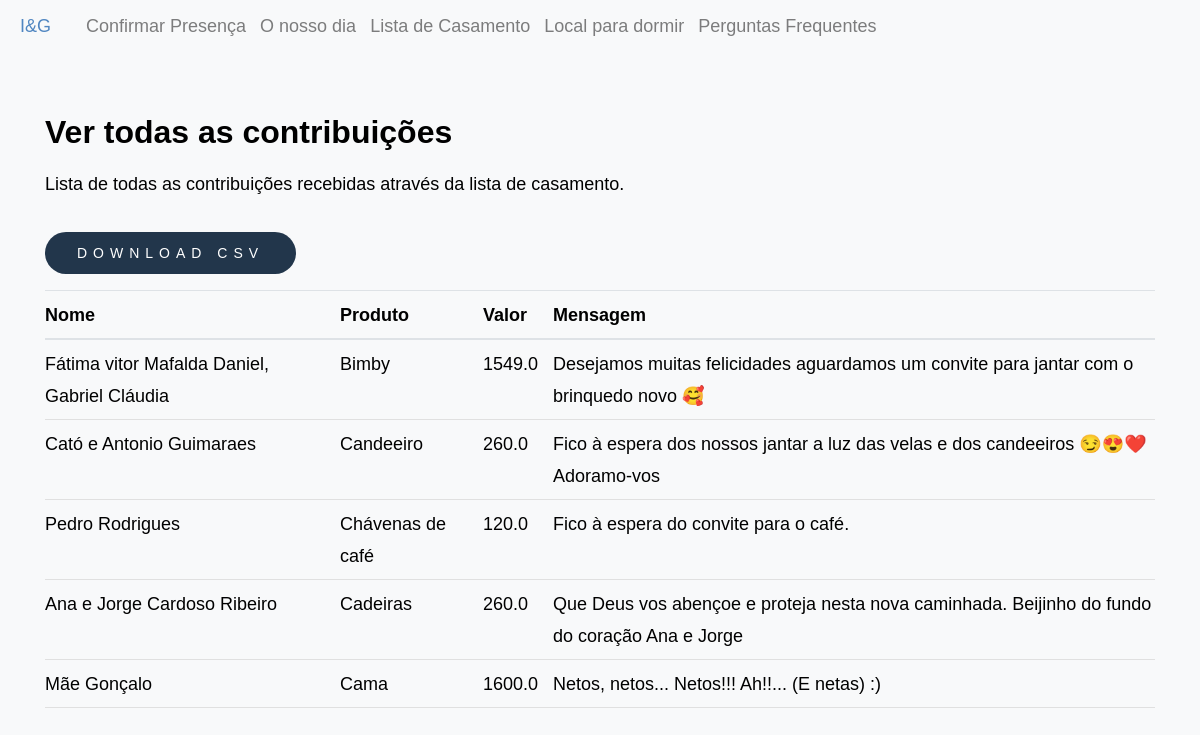
The page /contributions/all on the database as committed earlier.
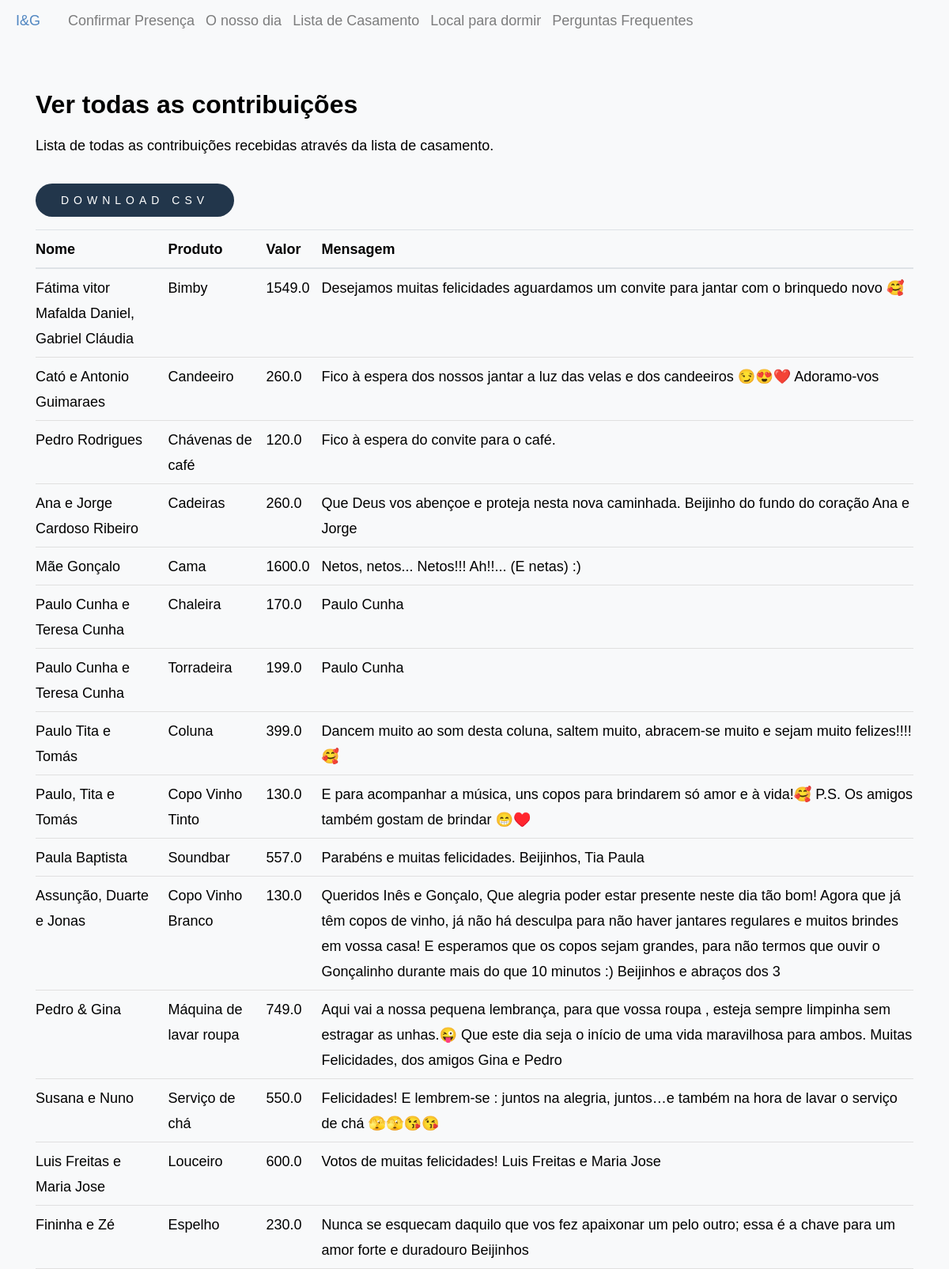
The same page on the database as committed later.
### inesegoncalo/models/contributions.py (models this page shows, shortened)
class Contribution(db.Model ,model.Model,model.Base):
    __tablename__ = 'contribution'
    __table_args__ = {'extend_existing': True}
    id = Column(Integer, primary_key=True)
    name = Column(String(80))
    value_contributed = Column(Float)
    message = Column(Text)
    product_id = Column(Integer, ForeignKey('products.id'))
    product = relationship('Product', back_populates="contributions")

### inesegoncalo/models/products.py (models this page shows, shortened)
class Product(db.Model, model.Model, model.Base):
    __tablename__ = 'products'
    __table_args__ = {'extend_existing': True}
    id = Column(Integer, primary_key=True)
    name = Column(String(80), unique=True, nullable=False)
    description = Column(Text)
    price = Column(Float)
    price_paid = Column(Float, default=0.0)
    store = Column(Text)
    show_price = Column(Boolean, default=True)
    priority = Column(Integer, default=10)
    category_id = Column(Integer, ForeignKey('categories.id'), nullable=True)
    images = relationship('ProductImage', back_populates="product")
    contributions = relationship('Contribution', back_populates="product")
    category = relationship('Category', back_populates="products")

### inesegoncalo/modules/contributions.py (the view)
@bp.route('/all', methods=('GET', 'POST'))
def all():
    contributions = Contribution.query.all()
    return render_template('contributions/all.html',contributions=contributions)

### inesegoncalo/templates/contributions/all.html (shortened to what this page needs)
{% extends 'layout.html' %}
{% block content %}
<div class="edit-page-container container">
    <div class="edit-card">
        <div class="edit-card-header">
            <div>
                <h2>Ver todas as contribuições</h2>
                <p>Lista de todas as contribuições recebidas através da lista de casamento.</p>
            </div>
            <button onclick="generateContributionsCSV()" class="btn btn_contribuir accept">
                Download CSV
            </button>
        </div>
        <div class="edit-table-wrapper">
            <table class="table edit-table">
                <thead>
                    <tr>
                        <th>Nome</th>
                        <th>Produto</th>
                        <th>Valor</th>
                        <th>Mensagem</th>
                    </tr>
                </thead>
                <tbody>
                    {% for contribution in contributions %}
                    <tr>
                        <td>{{ contribution.name }}</td>
                        <td>
                            {% if contribution.product %}
                                {{ contribution.product.name }}
                            {% endif %}
                        </td>
                        <td>{{ contribution.value_contributed }}</td>
                        <td>{{ contribution.message }}</td>
                    </tr>
                    {% else %}
                    <tr>
                        <td colspan="4" style="text-align: center; padding: 1.5rem 0;">
                            Ainda não existem contribuições.
                        </td>
                    </tr>
                    {% endfor %}
                </tbody>
            </table>
        </div>
    </div>
</div>
{% endblock %}

### inesegoncalo/templates/layout.html (shortened to what this page needs)
<!DOCTYPE html>
<html lang="en">
    <head>
        <link href="https://maxcdn.bootstrapcdn.com/bootstrap/4.1.3/css/bootstrap.min.css" rel="stylesheet">
        <link href="{{ url_for('static', filename='style/main.css')}}" rel="stylesheet">
        <link href="{{ url_for('static', filename='style/vendor.css')}}" rel="stylesheet">
        <link href="{{ url_for('static', filename='style/confirmation.css')}}" rel="stylesheet">
        <link href="{{ url_for('static', filename='style/card.css')}}" rel="stylesheet">
        <link href="{{ url_for('static', filename='style/contribution.css')}}" rel="stylesheet">
        <link href="{{ url_for('static', filename='style/timeline.css')}}" rel="stylesheet">
        <link href="{{ url_for('static', filename='style/lista_casamento.css')}}" rel="stylesheet">
        <link rel="stylesheet" href="https://use.fontawesome.com/releases/v5.2.0/css/all.css">
    <body id="top">
        <div>
            <nav class="navbar navbar-expand-lg navbar-light bg-light">
                <a  class="nav-link"  href="{{url_for('main.index')}}" style="color:#5086c1">
                    I&G
                </a>
                <div class="collapse navbar-collapse" id="navbarText">
                  <ul class="navbar-nav mr-auto">
                    <li class="nav-item">
                        <a class="nav-link" href="{{url_for('confirmations.confirmation')}}">Confirmar Presença</a>
                      </li>
                   <li class="nav-item">
                        <a class="nav-link"  href="{{url_for('main.info')}}">O nosso dia</a>
                    </li>
                    <li class="nav-item">
                        <a class="nav-link" href="{{url_for('products.all')}}">Lista de Casamento</a>
                      </li>
                      <li class="nav-item">
                        <a class="nav-link" href="{{url_for('main.hotels')}}">Local para dormir</a>
                      </li>
                      <li class="nav-item">
                        <a class="nav-link" href="{{url_for('main.faqs')}}">Perguntas Frequentes</a>
                      </li>
                  </ul>
                </div>
              </nav>
            </div>
        {% block content %}
        {% endblock %}
    </body>
</html>

### inesegoncalo/static/style/main.css (style rules this page uses)
html { font-size: 10px; }
html, body { height: 100%; }
body { background: #ffffff; font-family: 'Metropolis', sans-serif; font-size: 1.8rem; font-style: normal; font-weight: normal; line-height: 1.778; color: #000000; margin: 0; padding: 0; position: relative; }
h1, h2, h3, h4, h5, h6, .h1, .h2, .h3, .h4, .h5, .h6 { font-family: 'Metropolis', sans-serif ; font-weight: 700; font-style: normal; color: #000000; font-variant-ligatures: common-ligatures; text-rendering: optimizeLegibility; }
h1, .h1, h2, .h2, h3, .h3, h4, .h4 { margin-top: 6rem; margin-bottom: 1.6rem; }
h2, .h2 { font-size: 3.2rem; line-height: 1.25; }
ul { list-style: disc; }
li { display: list-item; }
ol, ul { margin-left: 1.6rem; }
ul li { padding-left: .4rem; }
table { border-width: 0; width: 100%; max-width: 100%; font-family: 'Metropolis', sans-serif ; border-collapse: collapse; }
th, td { padding: 1.5rem 3.2rem; text-align: left; border-bottom: 1px solid #e0e0e0; }
th { color: #000000; font-family: 'Metropolis', sans-serif ; font-weight: 700; }
th:first-child, td:first-child { padding-left: 0; }
th:last-child, td:last-child { padding-right: 0; }
button, .btn { margin-bottom: 1.6rem; }
input, textarea, select, pre, blockquote, figure, table, p, ul, ol, dl, form, .video-container, .ss-custom-select { margin-bottom: 3.2rem; }
::placeholder { color: #8c8c8c; }
.btn, button, input[type="submit"], input[type="reset"], input[type="button"] { display: inline-block; font-family: 'Metropolis', sans-serif ; font-weight: 700; font-size: 1.1rem; text-transform: uppercase; letter-spacing: .6rem; height: 6rem; line-height: 5.6rem; padding: 0 3.2rem; margin: 0 .4rem 1.6rem 0; color: #ffffff; text-decoration: none; text-align: center; white-space: nowrap; cursor: pointer; transition: all .3s ease-in-out; -webkit-font-smoothing: antialiased; -moz-osx-font-smoothing: grayscale; border-radius: 4px; background-color: #272727; border: 0.2rem solid #272727; }

### inesegoncalo/static/style/card.css (style rules this page uses)
body { background-color: #f8f9fa!important }
.btn_contribuir { background-color: #22364b; color: #ffffff; font-weight: 400; height: 50px; font-size: 14px; border: none; border-radius: 40px; text-transform: uppercase; line-height: 3em !important; height: auto !important; }

### inesegoncalo/static/style/lista_casamento.css (style rules this page uses)
a, a:hover { text-decoration: none; transition: color 0.3s ease-in-out; }

Rows that differ between the two databases and show on the page:
added Contribution: name "Paulo Cunha e Teresa Cunha", product.name "Chaleira", value_contributed "170.0", message "Paulo Cunha"
added Contribution: name "Paulo Cunha e Teresa Cunha", product.name "Torradeira", value_contributed "199.0", message "Paulo Cunha"
added Contribution: name "Paulo Tita e Tomás", product.name "Coluna", value_contributed "399.0", message "Dancem muito ao som desta coluna, saltem muito, abracem-se muito e sejam muito felizes!!!!🥰"
added Contribution: name "Paulo, Tita e Tomás", product.name "Copo Vinho Tinto", value_contributed "130.0", message "E para acompanhar a música, uns copos para brindarem só amor e à vida!🥰 P.S. Os amigos também gostam de brindar 😁♥️"
added Contribution: name "Paula Baptista", product.name "Soundbar", value_contributed "557.0", message "Parabéns e muitas felicidades. Beijinhos, Tia Paula"
added Contribution: name "Assunção, Duarte e Jonas", product.name "Copo Vinho Branco", value_contributed "130.0", message "Queridos Inês e Gonçalo, Que alegria poder estar presente neste dia tão bom! Agora que já têm copos de vinho, já não há desculpa para não haver jantares regulares e muitos brindes em vossa casa! E esperamos que os copos sejam grandes, para não termos que ouvir o Gonçalinho durante mais do que 10 minutos :) Beijinhos e abraços dos 3"
added Contribution: name "Pedro & Gina", product.name "Máquina de lavar roupa", value_contributed "749.0", message "Aqui vai a nossa pequena lembrança, para que vossa roupa , esteja sempre limpinha sem estragar as unhas.😜 Que este dia seja o início de uma vida maravilhosa para ambos. Muitas Felicidades, dos amigos Gina e Pedro"
added Contribution: name "Susana e Nuno", product.name "Serviço de chá", value_contributed "550.0", message "Felicidades! E lembrem-se : juntos na alegria, juntos…e também na hora de lavar o serviço de chá 🫣🫣😘😘"
added Contribution: name "Luis Freitas e Maria Jose", product.name "Louceiro", value_contributed "600.0", message "Votos de muitas felicidades! Luis Freitas e Maria Jose"
added Contribution: name "Fininha e Zé", product.name "Espelho", value_contributed "230.0", message "Nunca se esquecam daquilo que vos fez apaixonar um pelo outro; essa é a chave para um amor forte e duradouro Beijinhos"
